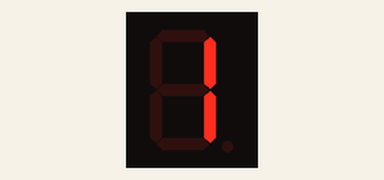
The sketch below on a simulated Arduino Uno, built with avr-gcc and run on an emulated ATmega328P. On the bench: 1-digit seven-segment display. Wiring (inferred from the names in the program): 1-digit 7-segment display, segments lit when LOW: segments pin 7, pin 6, pin 5, pin 4, pin 3, pin 2, pin 1. The segment pins are drawn as the display they are named for.

Above: at 0.1 s.
At 1.1 s:
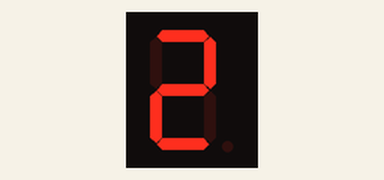
At 2.1 s:
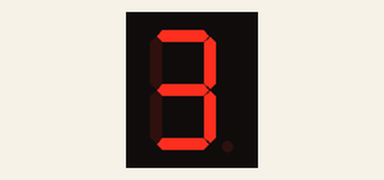

The sketch:

display3.ino
```cpp
int a=7;
int b=6;
int c=5;
int d=4;
int e=3;
int f=2;
int g=1;

void setup() {
  pinMode(a,OUTPUT);
  pinMode(b,OUTPUT);
  pinMode(c,OUTPUT);
  pinMode(d,OUTPUT);
  pinMode(e,OUTPUT);
  pinMode(f,OUTPUT);
  pinMode(g,OUTPUT);
}

void loop() {
  digitalWrite(a,HIGH);
  digitalWrite(b,LOW);
  digitalWrite(c,LOW);
  digitalWrite(d,HIGH);
  digitalWrite(e,HIGH);
  digitalWrite(f,HIGH);
  digitalWrite(g,HIGH);
  delay(1000); //displaying

  PORTD = B00100100; //displaying 2
  delay(1000);

  PORTD = B0001100; //displlaying 3p
  delay(1000);
}
```

Measured:
- by itself, everything shown: repeats every 3.0 s, in 3 steps
- what the display in image 1 shows lasts 1.0 s, from 1.0 s to 2.0 s
